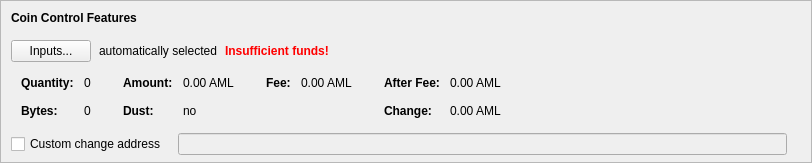
      <widget class="QFrame" name="frameCoinControl">
       <property name="sizePolicy">
        <sizepolicy hsizetype="Expanding" vsizetype="Fixed">
         <horstretch>0</horstretch>
         <verstretch>0</verstretch>
        </sizepolicy>
       </property>
       <property name="maximumSize">
        <size>
         <width>16777215</width>
         <height>16777215</height>
        </size>
       </property>
       <property name="frameShape">
        <enum>QFrame::StyledPanel</enum>
       </property>
       <property name="frameShadow">
        <enum>QFrame::Sunken</enum>
       </property>
       <layout class="QVBoxLayout" name="verticalLayoutCoinControl2">
        <property name="spacing">
         <number>0</number>
        </property>
        <property name="leftMargin">
         <number>0</number>
        </property>
        <property name="topMargin">
         <number>0</number>
        </property>
        <property name="rightMargin">
         <number>0</number>
        </property>
        <property name="bottomMargin">
         <number>6</number>
        </property>
        <item>
         <layout class="QVBoxLayout" name="verticalLayoutCoinControl" stretch="0,0,0,0,0">
          <property name="spacing">
           <number>0</number>
          </property>
          <property name="leftMargin">
           <number>10</number>
          </property>
          <property name="topMargin">
           <number>10</number>
          </property>
          <item>
           <layout class="QHBoxLayout" name="horizontalLayoutCoinControl1">
            <property name="bottomMargin">
             <number>15</number>
            </property>
            <item>
             <widget class="QLabel" name="labelCoinControlFeatures">
              <property name="sizePolicy">
               <sizepolicy hsizetype="Preferred" vsizetype="Maximum">
                <horstretch>0</horstretch>
                <verstretch>0</verstretch>
               </sizepolicy>
              </property>
              <property name="font">
               <font>
                <weight>75</weight>
                <bold>true</bold>
               </font>
              </property>
              <property name="styleSheet">
               <string notr="true">font-weight:bold;</string>
              </property>
              <property name="text">
               <string>Coin Control Features</string>
              </property>
             </widget>
            </item>
           </layout>
          </item>
          <item>
           <layout class="QHBoxLayout" name="horizontalLayoutCoinControl2" stretch="0,0,0,0">
            <property name="spacing">
             <number>8</number>
            </property>
            <property name="bottomMargin">
             <number>10</number>
            </property>
            <item>
             <widget class="QPushButton" name="pushButtonCoinControl">
              <property name="styleSheet">
               <string notr="true"/>
              </property>
              <property name="text">
               <string>Inputs...</string>
              </property>
              <property name="autoDefault">
               <bool>false</bool>
              </property>
             </widget>
            </item>
            <item>
             <widget class="QLabel" name="labelCoinControlAutomaticallySelected">
              <property name="text">
               <string>automatically selected</string>
              </property>
              <property name="margin">
               <number>5</number>
              </property>
             </widget>
            </item>
            <item>
             <widget class="QLabel" name="labelCoinControlInsuffFunds">
              <property name="font">
               <font>
                <weight>75</weight>
                <bold>true</bold>
               </font>
              </property>
              <property name="styleSheet">
               <string notr="true">color:red;font-weight:bold;</string>
              </property>
              <property name="text">
               <string>Insufficient funds!</string>
              </property>
              <property name="margin">
               <number>5</number>
              </property>
             </widget>
            </item>
            <item>
             <spacer name="horizontalSpacerCoinControl">
              <property name="orientation">
               <enum>Qt::Horizontal</enum>
              </property>
              <property name="sizeHint" stdset="0">
               <size>
                <width>40</width>
                <height>1</height>
               </size>
              </property>
             </spacer>
            </item>
           </layout>
          </item>
          <item>
           <widget class="QWidget" name="widgetCoinControl" native="true">
            <property name="sizePolicy">
             <sizepolicy hsizetype="Preferred" vsizetype="Preferred">
              <horstretch>0</horstretch>
              <verstretch>0</verstretch>
             </sizepolicy>
            </property>
            <property name="minimumSize">
             <size>
              <width>0</width>
              <height>0</height>
             </size>
            </property>
            <property name="styleSheet">
             <string notr="true"/>
            </property>
            <layout class="QHBoxLayout" name="horizontalLayoutCoinControl5">
             <property name="leftMargin">
              <number>0</number>
             </property>
             <property name="topMargin">
              <number>0</number>
             </property>
             <property name="rightMargin">
              <number>0</number>
             </property>
             <property name="bottomMargin">
              <number>0</number>
             </property>
             <item>
              <layout class="QHBoxLayout" name="horizontalLayoutCoinControl3" stretch="0,0,0,1">
               <property name="spacing">
                <number>20</number>
               </property>
               <property name="topMargin">
                <number>0</number>
               </property>
               <property name="bottomMargin">
                <number>10</number>
               </property>
               <item>
                <layout class="QFormLayout" name="formLayoutCoinControl1">
                 <property name="horizontalSpacing">
                  <number>10</number>
                 </property>
                 <property name="verticalSpacing">
                  <number>14</number>
                 </property>
                 <property name="leftMargin">
                  <number>10</number>
                 </property>
                 <property name="topMargin">
                  <number>4</number>
                 </property>
                 <property name="rightMargin">
                  <number>6</number>
                 </property>
                 <item row="0" column="0">
                  <widget class="QLabel" name="labelCoinControlQuantityText">
                   <property name="font">
                    <font>
                     <weight>75</weight>
                     <bold>true</bold>
                    </font>
                   </property>
                   <property name="text">
                    <string>Quantity:</string>
                   </property>
                   <property name="margin">
                    <number>0</number>
                   </property>
                  </widget>
                 </item>
                 <item row="0" column="1">
                  <widget class="QLabel" name="labelCoinControlQuantity">
                   <property name="cursor">
                    <cursorShape>IBeamCursor</cursorShape>
                   </property>
                   <property name="contextMenuPolicy">
                    <enum>Qt::ActionsContextMenu</enum>
                   </property>
                   <property name="text">
                    <string notr="true">0</string>
                   </property>
                   <property name="margin">
                    <number>0</number>
                   </property>
                   <property name="textInteractionFlags">
                    <set>Qt::LinksAccessibleByMouse|Qt::TextSelectableByKeyboard|Qt::TextSelectableByMouse</set>
                   </property>
                  </widget>
                 </item>
                 <item row="1" column="0">
                  <widget class="QLabel" name="labelCoinControlBytesText">
                   <property name="font">
                    <font>
                     <weight>75</weight>
                     <bold>true</bold>
                    </font>
                   </property>
                   <property name="text">
                    <string>Bytes:</string>
                   </property>
                  </widget>
                 </item>
                 <item row="1" column="1">
                  <widget class="QLabel" name="labelCoinControlBytes">
                   <property name="cursor">
                    <cursorShape>IBeamCursor</cursorShape>
                   </property>
                   <property name="contextMenuPolicy">
                    <enum>Qt::ActionsContextMenu</enum>
                   </property>
                   <property name="text">
                    <string notr="true">0</string>
                   </property>
                   <property name="textInteractionFlags">
                    <set>Qt::LinksAccessibleByMouse|Qt::TextSelectableByKeyboard|Qt::TextSelectableByMouse</set>
                   </property>
                  </widget>
                 </item>
                </layout>
               </item>
               <item>
                <layout class="QFormLayout" name="formLayoutCoinControl2">
                 <property name="horizontalSpacing">
                  <number>10</number>
                 </property>
                 <property name="verticalSpacing">
                  <number>14</number>
                 </property>
                 <property name="leftMargin">
                  <number>6</number>
                 </property>
                 <property name="topMargin">
                  <number>4</number>
                 </property>
                 <property name="rightMargin">
                  <number>6</number>
                 </property>
                 <item row="0" column="0">
                  <widget class="QLabel" name="labelCoinControlAmountText">
                   <property name="font">
                    <font>
                     <weight>75</weight>
                     <bold>true</bold>
                    </font>
                   </property>
                   <property name="text">
                    <string>Amount:</string>
                   </property>
                   <property name="margin">
                    <number>0</number>
                   </property>
                  </widget>
                 </item>
                 <item row="0" column="1">
                  <widget class="QLabel" name="labelCoinControlAmount">
                   <property name="cursor">
                    <cursorShape>IBeamCursor</cursorShape>
                   </property>
                   <property name="contextMenuPolicy">
                    <enum>Qt::ActionsContextMenu</enum>
                   </property>
                   <property name="text">
                    <string notr="true">0.00 AML</string>
                   </property>
                   <property name="textInteractionFlags">
                    <set>Qt::LinksAccessibleByMouse|Qt::TextSelectableByKeyboard|Qt::TextSelectableByMouse</set>
                   </property>
                  </widget>
                 </item>
                 <item row="1" column="0">
                  <widget class="QLabel" name="labelCoinControlLowOutputText">
                   <property name="font">
                    <font>
                     <weight>75</weight>
                     <bold>true</bold>
                    </font>
                   </property>
                   <property name="text">
                    <string>Dust:</string>
                   </property>
                  </widget>
                 </item>
                 <item row="1" column="1">
                  <widget class="QLabel" name="labelCoinControlLowOutput">
                   <property name="cursor">
                    <cursorShape>IBeamCursor</cursorShape>
                   </property>
                   <property name="contextMenuPolicy">
                    <enum>Qt::ActionsContextMenu</enum>
                   </property>
                   <property name="text">
                    <string notr="true">no</string>
                   </property>
                   <property name="textInteractionFlags">
                    <set>Qt::LinksAccessibleByMouse|Qt::TextSelectableByKeyboard|Qt::TextSelectableByMouse</set>
                   </property>
                  </widget>
                 </item>
                </layout>
               </item>
               <item>
                <layout class="QFormLayout" name="formLayoutCoinControl3">
                 <property name="horizontalSpacing">
                  <number>10</number>
                 </property>
                 <property name="verticalSpacing">
                  <number>14</number>
                 </property>
                 <property name="leftMargin">
                  <number>6</number>
                 </property>
                 <property name="topMargin">
                  <number>4</number>
                 </property>
                 <property name="rightMargin">
                  <number>6</number>
                 </property>
                 <item row="0" column="0">
                  <widget class="QLabel" name="labelCoinControlFeeText">
                   <property name="font">
                    <font>
                     <weight>75</weight>
                     <bold>true</bold>
                    </font>
                   </property>
                   <property name="text">
                    <string>Fee:</string>
                   </property>
                   <property name="margin">
                    <number>0</number>
                   </property>
                  </widget>
                 </item>
                 <item row="0" column="1">
                  <widget class="QLabel" name="labelCoinControlFee">
                   <property name="cursor">
                    <cursorShape>IBeamCursor</cursorShape>
                   </property>
                   <property name="contextMenuPolicy">
                    <enum>Qt::ActionsContextMenu</enum>
                   </property>
                   <property name="text">
                    <string notr="true">0.00 AML</string>
                   </property>
                   <property name="textInteractionFlags">
                    <set>Qt::LinksAccessibleByMouse|Qt::TextSelectableByKeyboard|Qt::TextSelectableByMouse</set>
                   </property>
                  </widget>
                 </item>
                </layout>
               </item>
               <item>
                <layout class="QFormLayout" name="formLayoutCoinControl4">
                 <property name="horizontalSpacing">
                  <number>10</number>
                 </property>
                 <property name="verticalSpacing">
                  <number>14</number>
                 </property>
                 <property name="leftMargin">
                  <number>6</number>
                 </property>
                 <property name="topMargin">
                  <number>4</number>
                 </property>
                 <property name="rightMargin">
                  <number>6</number>
                 </property>
                 <item row="0" column="0">
                  <widget class="QLabel" name="labelCoinControlAfterFeeText">
                   <property name="font">
                    <font>
                     <weight>75</weight>
                     <bold>true</bold>
                    </font>
                   </property>
                   <property name="text">
                    <string>After Fee:</string>
                   </property>
                   <property name="margin">
                    <number>0</number>
                   </property>
                  </widget>
                 </item>
                 <item row="0" column="1">
                  <widget class="QLabel" name="labelCoinControlAfterFee">
                   <property name="cursor">
                    <cursorShape>IBeamCursor</cursorShape>
                   </property>
                   <property name="contextMenuPolicy">
                    <enum>Qt::ActionsContextMenu</enum>
                   </property>
                   <property name="text">
                    <string notr="true">0.00 AML</string>
                   </property>
                   <property name="textInteractionFlags">
                    <set>Qt::LinksAccessibleByMouse|Qt::TextSelectableByKeyboard|Qt::TextSelectableByMouse</set>
                   </property>
                  </widget>
                 </item>
                 <item row="1" column="0">
                  <widget class="QLabel" name="labelCoinControlChangeText">
                   <property name="font">
                    <font>
                     <weight>75</weight>
                     <bold>true</bold>
                    </font>
                   </property>
                   <property name="text">
                    <string>Change:</string>
                   </property>
                  </widget>
                 </item>
                 <item row="1" column="1">
                  <widget class="QLabel" name="labelCoinControlChange">
                   <property name="cursor">
                    <cursorShape>IBeamCursor</cursorShape>
                   </property>
                   <property name="contextMenuPolicy">
                    <enum>Qt::ActionsContextMenu</enum>
                   </property>
                   <property name="text">
                    <string notr="true">0.00 AML</string>
                   </property>
                   <property name="textInteractionFlags">
                    <set>Qt::LinksAccessibleByMouse|Qt::TextSelectableByKeyboard|Qt::TextSelectableByMouse</set>
                   </property>
                  </widget>
                 </item>
                </layout>
               </item>
              </layout>
             </item>
            </layout>
           </widget>
          </item>
          <item>
           <layout class="QHBoxLayout" name="horizontalLayoutCoinControl4" stretch="0,0,0">
            <property name="spacing">
             <number>12</number>
            </property>
            <property name="sizeConstraint">
             <enum>QLayout::SetDefaultConstraint</enum>
            </property>
            <property name="topMargin">
             <number>5</number>
            </property>
            <property name="rightMargin">
             <number>5</number>
            </property>
            <item>
             <widget class="QCheckBox" name="checkBoxCoinControlChange">
              <property name="toolTip">
               <string>If this is activated, but the change address is empty or invalid, change will be sent to a newly generated address.</string>
              </property>
              <property name="text">
               <string>Custom change address</string>
              </property>
             </widget>
            </item>
            <item>
             <widget class="QValidatedLineEdit" name="lineEditCoinControlChange">
              <property name="enabled">
               <bool>false</bool>
              </property>
              <property name="sizePolicy">
               <sizepolicy hsizetype="Expanding" vsizetype="Fixed">
                <horstretch>0</horstretch>
                <verstretch>0</verstretch>
               </sizepolicy>
              </property>
             </widget>
            </item>
            <item>
             <widget class="QLabel" name="labelCoinControlChangeLabel">
              <property name="sizePolicy">
               <sizepolicy hsizetype="Preferred" vsizetype="Expanding">
                <horstretch>0</horstretch>
                <verstretch>0</verstretch>
               </sizepolicy>
              </property>
              <property name="minimumSize">
               <size>
                <width>0</width>
                <height>0</height>
               </size>
              </property>
              <property name="text">
               <string/>
              </property>
              <property name="margin">
               <number>3</number>
              </property>
             </widget>
            </item>
           </layout>
          </item>
          <item>
           <spacer name="verticalSpacerCoinControl">
            <property name="orientation">
             <enum>Qt::Vertical</enum>
            </property>
            <property name="sizeHint" stdset="0">
             <size>
              <width>800</width>
              <height>1</height>
             </size>
            </property>
           </spacer>
          </item>
         </layout>
        </item>
       </layout>
      </widget>
